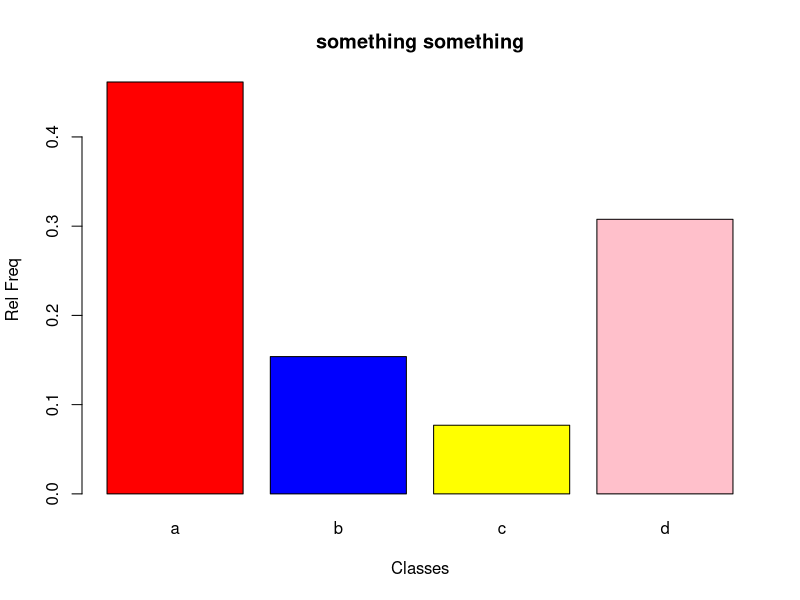

Write R code to recreate this figure.
help("barplot")
q = c(1,12,12,1,12,2,3,1,2,1,1,1,12)
tq = table(q)/length(q)
tq
barplot(
  tq, 
  main="something something", 
  names.arg=c('a', 'b', 'c', 'd'), 
  col=c("red", "blue", "yellow", "pink"), 
  ylab="Rel Freq", 
  xlab = "Classes"
  )

